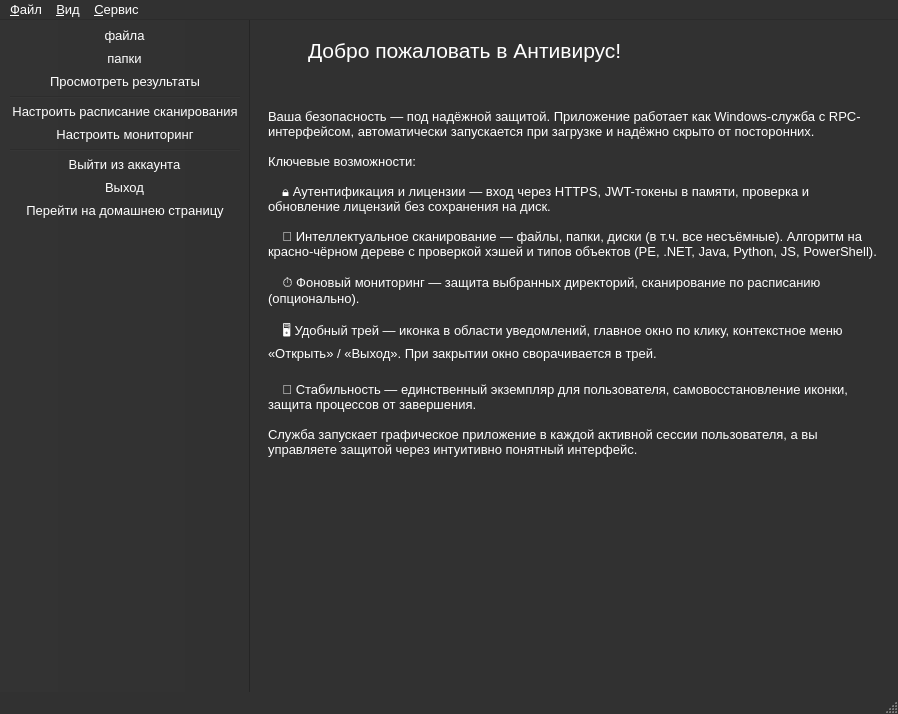
<?xml version="1.0" encoding="UTF-8"?>
<ui version="4.0">
 <class>MainWindow</class>
 <widget class="QMainWindow" name="MainWindow">
  <property name="geometry">
   <rect>
    <x>0</x>
    <y>0</y>
    <width>898</width>
    <height>714</height>
   </rect>
  </property>
  <property name="sizePolicy">
   <sizepolicy hsizetype="Fixed" vsizetype="Fixed">
    <horstretch>0</horstretch>
    <verstretch>0</verstretch>
   </sizepolicy>
  </property>
  <property name="palette">
   <palette>
    <active>
     <colorrole role="WindowText">
      <brush brushstyle="SolidPattern">
       <color alpha="255">
        <red>255</red>
        <green>255</green>
        <blue>255</blue>
       </color>
      </brush>
     </colorrole>
     <colorrole role="Button">
      <brush brushstyle="SolidPattern">
       <color alpha="255">
        <red>49</red>
        <green>49</green>
        <blue>49</blue>
       </color>
      </brush>
     </colorrole>
     <colorrole role="Light">
      <brush brushstyle="SolidPattern">
       <color alpha="255">
        <red>73</red>
        <green>73</green>
        <blue>73</blue>
       </color>
      </brush>
     </colorrole>
     <colorrole role="Midlight">
      <brush brushstyle="SolidPattern">
       <color alpha="255">
        <red>61</red>
        <green>61</green>
        <blue>61</blue>
       </color>
      </brush>
     </colorrole>
     <colorrole role="Dark">
      <brush brushstyle="SolidPattern">
       <color alpha="255">
        <red>24</red>
        <green>24</green>
        <blue>24</blue>
       </color>
      </brush>
     </colorrole>
     <colorrole role="Mid">
      <brush brushstyle="SolidPattern">
       <color alpha="255">
        <red>33</red>
        <green>33</green>
        <blue>33</blue>
       </color>
      </brush>
     </colorrole>
     <colorrole role="Text">
      <brush brushstyle="SolidPattern">
       <color alpha="255">
        <red>255</red>
        <green>255</green>
        <blue>255</blue>
       </color>
      </brush>
     </colorrole>
     <colorrole role="BrightText">
      <brush brushstyle="SolidPattern">
       <color alpha="255">
        <red>255</red>
        <green>255</green>
        <blue>255</blue>
       </color>
      </brush>
     </colorrole>
     <colorrole role="ButtonText">
      <brush brushstyle="SolidPattern">
       <color alpha="255">
        <red>255</red>
        <green>255</green>
        <blue>255</blue>
       </color>
      </brush>
     </colorrole>
     <colorrole role="Base">
      <brush brushstyle="SolidPattern">
       <color alpha="255">
        <red>0</red>
        <green>0</green>
        <blue>0</blue>
       </color>
      </brush>
     </colorrole>
     <colorrole role="Window">
      <brush brushstyle="SolidPattern">
       <color alpha="255">
        <red>49</red>
        <green>49</green>
        <blue>49</blue>
       </color>
      </brush>
     </colorrole>
     <colorrole role="Shadow">
      <brush brushstyle="SolidPattern">
       <color alpha="255">
        <red>0</red>
        <green>0</green>
        <blue>0</blue>
       </color>
      </brush>
     </colorrole>
     <colorrole role="AlternateBase">
      <brush brushstyle="SolidPattern">
       <color alpha="255">
        <red>24</red>
        <green>24</green>
        <blue>24</blue>
       </color>
      </brush>
     </colorrole>
     <colorrole role="ToolTipBase">
      <brush brushstyle="SolidPattern">
       <color alpha="255">
        <red>255</red>
        <green>255</green>
        <blue>220</blue>
       </color>
      </brush>
     </colorrole>
     <colorrole role="ToolTipText">
      <brush brushstyle="SolidPattern">
       <color alpha="255">
        <red>0</red>
        <green>0</green>
        <blue>0</blue>
       </color>
      </brush>
     </colorrole>
     <colorrole role="PlaceholderText">
      <brush brushstyle="SolidPattern">
       <color alpha="127">
        <red>255</red>
        <green>255</green>
        <blue>255</blue>
       </color>
      </brush>
     </colorrole>
     <colorrole role="Accent">
      <brush brushstyle="SolidPattern">
       <color alpha="255">
        <red>0</red>
        <green>0</green>
        <blue>0</blue>
       </color>
      </brush>
     </colorrole>
    </active>
    <inactive>
     <colorrole role="WindowText">
      <brush brushstyle="SolidPattern">
       <color alpha="255">
        <red>255</red>
        <green>255</green>
        <blue>255</blue>
       </color>
      </brush>
     </colorrole>
     <colorrole role="Button">
      <brush brushstyle="SolidPattern">
       <color alpha="255">
        <red>49</red>
        <green>49</green>
        <blue>49</blue>
       </color>
      </brush>
     </colorrole>
     <colorrole role="Light">
      <brush brushstyle="SolidPattern">
       <color alpha="255">
        <red>73</red>
        <green>73</green>
        <blue>73</blue>
       </color>
      </brush>
     </colorrole>
     <colorrole role="Midlight">
      <brush brushstyle="SolidPattern">
       <color alpha="255">
        <red>61</red>
        <green>61</green>
        <blue>61</blue>
       </color>
      </brush>
     </colorrole>
     <colorrole role="Dark">
      <brush brushstyle="SolidPattern">
       <color alpha="255">
        <red>24</red>
        <green>24</green>
        <blue>24</blue>
       </color>
      </brush>
     </colorrole>
     <colorrole role="Mid">
      <brush brushstyle="SolidPattern">
       <color alpha="255">
        <red>33</red>
        <green>33</green>
        <blue>33</blue>
       </color>
      </brush>
     </colorrole>
     <colorrole role="Text">
      <brush brushstyle="SolidPattern">
       <color alpha="255">
        <red>255</red>
        <green>255</green>
        <blue>255</blue>
       </color>
      </brush>
     </colorrole>
     <colorrole role="BrightText">
      <brush brushstyle="SolidPattern">
       <color alpha="255">
        <red>255</red>
        <green>255</green>
        <blue>255</blue>
       </color>
      </brush>
     </colorrole>
     <colorrole role="ButtonText">
      <brush brushstyle="SolidPattern">
       <color alpha="255">
        <red>255</red>
        <green>255</green>
        <blue>255</blue>
       </color>
      </brush>
     </colorrole>
     <colorrole role="Base">
      <brush brushstyle="SolidPattern">
       <color alpha="255">
        <red>0</red>
        <green>0</green>
        <blue>0</blue>
       </color>
      </brush>
     </colorrole>
     <colorrole role="Window">
      <brush brushstyle="SolidPattern">
       <color alpha="255">
        <red>49</red>
        <green>49</green>
        <blue>49</blue>
       </color>
      </brush>
     </colorrole>
     <colorrole role="Shadow">
      <brush brushstyle="SolidPattern">
       <color alpha="255">
        <red>0</red>
        <green>0</green>
        <blue>0</blue>
       </color>
      </brush>
     </colorrole>
     <colorrole role="AlternateBase">
      <brush brushstyle="SolidPattern">
       <color alpha="255">
        <red>24</red>
        <green>24</green>
        <blue>24</blue>
       </color>
      </brush>
     </colorrole>
     <colorrole role="ToolTipBase">
      <brush brushstyle="SolidPattern">
       <color alpha="255">
        <red>255</red>
        <green>255</green>
        <blue>220</blue>
       </color>
      </brush>
     </colorrole>
     <colorrole role="ToolTipText">
      <brush brushstyle="SolidPattern">
       <color alpha="255">
        <red>0</red>
        <green>0</green>
        <blue>0</blue>
       </color>
      </brush>
     </colorrole>
     <colorrole role="PlaceholderText">
      <brush brushstyle="SolidPattern">
       <color alpha="127">
        <red>255</red>
        <green>255</green>
        <blue>255</blue>
       </color>
      </brush>
     </colorrole>
     <colorrole role="Accent">
      <brush brushstyle="SolidPattern">
       <color alpha="255">
        <red>0</red>
        <green>0</green>
        <blue>0</blue>
       </color>
      </brush>
     </colorrole>
    </inactive>
    <disabled>
     <colorrole role="WindowText">
      <brush brushstyle="SolidPattern">
       <color alpha="255">
        <red>24</red>
        <green>24</green>
        <blue>24</blue>
       </color>
      </brush>
     </colorrole>
     <colorrole role="Button">
      <brush brushstyle="SolidPattern">
       <color alpha="255">
        <red>49</red>
        <green>49</green>
        <blue>49</blue>
       </color>
      </brush>
     </colorrole>
     <colorrole role="Light">
      <brush brushstyle="SolidPattern">
       <color alpha="255">
        <red>73</red>
        <green>73</green>
        <blue>73</blue>
       </color>
      </brush>
     </colorrole>
     <colorrole role="Midlight">
      <brush brushstyle="SolidPattern">
       <color alpha="255">
        <red>61</red>
        <green>61</green>
        <blue>61</blue>
       </color>
      </brush>
     </colorrole>
     <colorrole role="Dark">
      <brush brushstyle="SolidPattern">
       <color alpha="255">
        <red>24</red>
        <green>24</green>
        <blue>24</blue>
       </color>
      </brush>
     </colorrole>
     <colorrole role="Mid">
      <brush brushstyle="SolidPattern">
       <color alpha="255">
        <red>33</red>
        <green>33</green>
        <blue>33</blue>
       </color>
      </brush>
     </colorrole>
     <colorrole role="Text">
      <brush brushstyle="SolidPattern">
       <color alpha="255">
        <red>24</red>
        <green>24</green>
        <blue>24</blue>
       </color>
      </brush>
     </colorrole>
     <colorrole role="BrightText">
      <brush brushstyle="SolidPattern">
       <color alpha="255">
        <red>255</red>
        <green>255</green>
        <blue>255</blue>
       </color>
      </brush>
     </colorrole>
     <colorrole role="ButtonText">
      <brush brushstyle="SolidPattern">
       <color alpha="255">
        <red>24</red>
        <green>24</green>
        <blue>24</blue>
       </color>
      </brush>
     </colorrole>
     <colorrole role="Base">
      <brush brushstyle="SolidPattern">
       <color alpha="255">
        <red>49</red>
        <green>49</green>
        <blue>49</blue>
       </color>
      </brush>
     </colorrole>
     <colorrole role="Window">
      <brush brushstyle="SolidPattern">
       <color alpha="255">
        <red>49</red>
        <green>49</green>
        <blue>49</blue>
       </color>
      </brush>
     </colorrole>
     <colorrole role="Shadow">
      <brush brushstyle="SolidPattern">
       <color alpha="255">
        <red>0</red>
        <green>0</green>
        <blue>0</blue>
       </color>
      </brush>
     </colorrole>
     <colorrole role="AlternateBase">
      <brush brushstyle="SolidPattern">
       <color alpha="255">
        <red>49</red>
        <green>49</green>
        <blue>49</blue>
       </color>
      </brush>
     </colorrole>
     <colorrole role="ToolTipBase">
      <brush brushstyle="SolidPattern">
       <color alpha="255">
        <red>255</red>
        <green>255</green>
        <blue>220</blue>
       </color>
      </brush>
     </colorrole>
     <colorrole role="ToolTipText">
      <brush brushstyle="SolidPattern">
       <color alpha="255">
        <red>0</red>
        <green>0</green>
        <blue>0</blue>
       </color>
      </brush>
     </colorrole>
     <colorrole role="PlaceholderText">
      <brush brushstyle="SolidPattern">
       <color alpha="127">
        <red>24</red>
        <green>24</green>
        <blue>24</blue>
       </color>
      </brush>
     </colorrole>
     <colorrole role="Accent">
      <brush brushstyle="SolidPattern">
       <color alpha="255">
        <red>35</red>
        <green>35</green>
        <blue>35</blue>
       </color>
      </brush>
     </colorrole>
    </disabled>
   </palette>
  </property>
  <property name="font">
   <font>
    <family>Arial</family>
    <pointsize>10</pointsize>
   </font>
  </property>
  <property name="windowTitle">
   <string>Мое приложение</string>
  </property>
  <property name="windowIcon">
   <iconset resource="resources.qrc">
    <normaloff>:/rec/resources/appIcon.png</normaloff>:/rec/resources/appIcon.png</iconset>
  </property>
  <property name="iconSize">
   <size>
    <width>128</width>
    <height>128</height>
   </size>
  </property>
  <widget class="QWidget" name="centralwidget">
   <layout class="QHBoxLayout" name="horizontalLayout">
    <item>
     <widget class="QStackedWidget" name="stackedWidget">
      <property name="currentIndex">
       <number>1</number>
      </property>
      <widget class="QWidget" name="pageTable">
       <layout class="QVBoxLayout" name="verticalLayout">
        <item>
         <widget class="QTableWidget" name="tableWidget">
          <property name="editTriggers">
           <set>QAbstractItemView::EditTrigger::NoEditTriggers</set>
          </property>
          <property name="tabKeyNavigation">
           <bool>true</bool>
          </property>
          <property name="showDropIndicator" stdset="0">
           <bool>true</bool>
          </property>
          <property name="dragEnabled">
           <bool>false</bool>
          </property>
          <property name="textElideMode">
           <enum>Qt::TextElideMode::ElideLeft</enum>
          </property>
          <property name="showGrid">
           <bool>true</bool>
          </property>
          <property name="gridStyle">
           <enum>Qt::PenStyle::SolidLine</enum>
          </property>
          <attribute name="horizontalHeaderVisible">
           <bool>true</bool>
          </attribute>
          <attribute name="horizontalHeaderCascadingSectionResizes">
           <bool>false</bool>
          </attribute>
          <attribute name="horizontalHeaderHighlightSections">
           <bool>true</bool>
          </attribute>
          <attribute name="horizontalHeaderShowSortIndicator" stdset="0">
           <bool>false</bool>
          </attribute>
          <attribute name="horizontalHeaderStretchLastSection">
           <bool>true</bool>
          </attribute>
          <attribute name="verticalHeaderVisible">
           <bool>false</bool>
          </attribute>
          <attribute name="verticalHeaderCascadingSectionResizes">
           <bool>false</bool>
          </attribute>
          <attribute name="verticalHeaderShowSortIndicator" stdset="0">
           <bool>false</bool>
          </attribute>
          <attribute name="verticalHeaderStretchLastSection">
           <bool>false</bool>
          </attribute>
          <row>
           <property name="text">
            <string>пвапв</string>
           </property>
          </row>
          <row>
           <property name="text">
            <string>Новая строка</string>
           </property>
          </row>
          <row>
           <property name="text">
            <string>Новая строка</string>
           </property>
          </row>
          <row>
           <property name="text">
            <string>Новая строка</string>
           </property>
          </row>
          <row>
           <property name="text">
            <string>Новая строка</string>
           </property>
          </row>
          <row>
           <property name="text">
            <string>Новая строка</string>
           </property>
          </row>
          <row>
           <property name="text">
            <string>Новая строка</string>
           </property>
          </row>
          <column>
           <property name="text">
            <string>№</string>
           </property>
          </column>
          <column>
           <property name="text">
            <string>Тип файла</string>
           </property>
          </column>
          <column>
           <property name="text">
            <string>Имя угрозы</string>
           </property>
          </column>
          <column>
           <property name="text">
            <string>Путь к файлу</string>
           </property>
          </column>
          <item row="0" column="0">
           <property name="text">
            <string>1</string>
           </property>
          </item>
          <item row="0" column="1">
           <property name="text">
            <string>PE</string>
           </property>
          </item>
          <item row="0" column="2">
           <property name="text">
            <string>sdfs</string>
           </property>
          </item>
          <item row="0" column="3">
           <property name="text">
            <string>file:///C:/Users/Alex/Documents/Шаблоны для презентации/Present-template.pptx</string>
           </property>
          </item>
          <item row="1" column="0">
           <property name="text">
            <string>2</string>
           </property>
          </item>
          <item row="1" column="1">
           <property name="text">
            <string>ff</string>
           </property>
          </item>
          <item row="1" column="2">
           <property name="text">
            <string>sdf</string>
           </property>
          </item>
          <item row="1" column="3">
           <property name="text">
            <string>file:///C:/Users/Alex/Documents/Шаблоны для презентации/Present-template.pptx</string>
           </property>
          </item>
          <item row="2" column="0">
           <property name="text">
            <string>3</string>
           </property>
          </item>
          <item row="2" column="1">
           <property name="text">
            <string>dfdf</string>
           </property>
          </item>
          <item row="2" column="2">
           <property name="text">
            <string>выавыа</string>
           </property>
          </item>
          <item row="2" column="3">
           <property name="text">
            <string>file:///C:/Users/Alex/Documents/Шаблоны для презентации/Present-template.pptx</string>
           </property>
          </item>
          <item row="3" column="0">
           <property name="text">
            <string>4</string>
           </property>
          </item>
          <item row="3" column="1">
           <property name="text">
            <string>ываыва</string>
           </property>
          </item>
          <item row="3" column="2">
           <property name="text">
            <string>выаыва</string>
           </property>
          </item>
          <item row="3" column="3">
           <property name="text">
            <string>file:///C:/Users/Alex/Documents/Шаблоны для презентации/Present-template.pptx</string>
           </property>
          </item>
          <item row="4" column="0">
           <property name="text">
            <string>5</string>
           </property>
          </item>
          <item row="4" column="1">
           <property name="text">
            <string>fdf</string>
           </property>
          </item>
          <item row="4" column="2">
           <property name="text">
            <string>sdfdsf</string>
           </property>
          </item>
          <item row="4" column="3">
           <property name="text">
            <string>file:///C:/Users/Alex/Documents/Шаблоны для презентации/Present-template.pptx</string>
           </property>
          </item>
          <item row="5" column="0">
           <property name="text">
            <string>6</string>
           </property>
          </item>
          <item row="5" column="1">
           <property name="text">
            <string>fdf</string>
           </property>
          </item>
          <item row="5" column="2">
           <property name="text">
            <string>sddsf</string>
           </property>
          </item>
          <item row="5" column="3">
           <property name="text">
            <string>file:///C:/Users/Alex/Documents/Шаблоны для презентации/Present-template.pptx</string>
           </property>
          </item>
          <item row="6" column="0">
           <property name="text">
            <string>7</string>
           </property>
          </item>
          <item row="6" column="1">
           <property name="text">
            <string>df</string>
           </property>
          </item>
          <item row="6" column="2">
           <property name="text">
            <string>sdfsdf</string>
           </property>
          </item>
          <item row="6" column="3">
           <property name="text">
            <string>file:///C:/Users/Alex/Documents/Шаблоны для презентации/Present-template.pptx</string>
           </property>
          </item>
         </widget>
        </item>
       </layout>
      </widget>
      <widget class="QWidget" name="pageWelcome">
       <layout class="QVBoxLayout" name="verticalLayout_6">
        <item>
         <layout class="QHBoxLayout" name="horizontalLayout_7">
          <item>
           <spacer name="horizontalSpacer_4">
            <property name="orientation">
             <enum>Qt::Orientation::Horizontal</enum>
            </property>
            <property name="sizeType">
             <enum>QSizePolicy::Policy::Minimum</enum>
            </property>
            <property name="sizeHint" stdset="0">
             <size>
              <width>40</width>
              <height>20</height>
             </size>
            </property>
           </spacer>
          </item>
          <item>
           <widget class="QLabel" name="label_6">
            <property name="font">
             <font>
              <family>Arial</family>
              <pointsize>16</pointsize>
             </font>
            </property>
            <property name="text">
             <string>Добро пожаловать в Антивирус!</string>
            </property>
           </widget>
          </item>
          <item>
           <spacer name="horizontalSpacer_5">
            <property name="orientation">
             <enum>Qt::Orientation::Horizontal</enum>
            </property>
            <property name="sizeHint" stdset="0">
             <size>
              <width>40</width>
              <height>20</height>
             </size>
            </property>
           </spacer>
          </item>
         </layout>
        </item>
        <item>
         <spacer name="verticalSpacer_6">
          <property name="orientation">
           <enum>Qt::Orientation::Vertical</enum>
          </property>
          <property name="sizeType">
           <enum>QSizePolicy::Policy::Minimum</enum>
          </property>
          <property name="sizeHint" stdset="0">
           <size>
            <width>20</width>
            <height>40</height>
           </size>
          </property>
         </spacer>
        </item>
        <item>
         <widget class="QLabel" name="label_7">
          <property name="text">
           <string>Ваша безопасность — под надёжной защитой. Приложение работает как Windows-служба с RPC-интерфейсом, автоматически запускается при загрузке и надёжно скрыто от посторонних.

Ключевые возможности:

    🔒 Аутентификация и лицензии — вход через HTTPS, JWT-токены в памяти, проверка и обновление лицензий без сохранения на диск.

    🧠 Интеллектуальное сканирование — файлы, папки, диски (в т.ч. все несъёмные). Алгоритм на красно-чёрном дереве с проверкой хэшей и типов объектов (PE, .NET, Java, Python, JS, PowerShell).

    ⏱️ Фоновый мониторинг — защита выбранных директорий, сканирование по расписанию (опционально).

    🖥️ Удобный трей — иконка в области уведомлений, главное окно по клику, контекстное меню «Открыть» / «Выход». При закрытии окно сворачивается в трей.

    🚀 Стабильность — единственный экземпляр для пользователя, самовосстановление иконки, защита процессов от завершения.

Служба запускает графическое приложение в каждой активной сессии пользователя, а вы управляете защитой через интуитивно понятный интерфейс.</string>
          </property>
          <property name="textFormat">
           <enum>Qt::TextFormat::PlainText</enum>
          </property>
          <property name="scaledContents">
           <bool>false</bool>
          </property>
          <property name="alignment">
           <set>Qt::AlignmentFlag::AlignLeading|Qt::AlignmentFlag::AlignLeft|Qt::AlignmentFlag::AlignVCenter</set>
          </property>
          <property name="wordWrap">
           <bool>true</bool>
          </property>
          <property name="margin">
           <number>0</number>
          </property>
          <property name="indent">
           <number>-1</number>
          </property>
          <property name="openExternalLinks">
           <bool>false</bool>
          </property>
         </widget>
        </item>
        <item>
         <spacer name="verticalSpacer_5">
          <property name="orientation">
           <enum>Qt::Orientation::Vertical</enum>
          </property>
          <property name="sizeHint" stdset="0">
           <size>
            <width>20</width>
            <height>166</height>
           </size>
          </property>
         </spacer>
        </item>
       </layout>
      </widget>
      <widget class="QWidget" name="pageSchedule">
       <layout class="QVBoxLayout" name="verticalLayout_5">
        <item>
         <layout class="QHBoxLayout" name="horizontalLayout_2">
          <item>
           <spacer name="horizontalSpacer">
            <property name="orientation">
             <enum>Qt::Orientation::Horizontal</enum>
            </property>
            <property name="sizeType">
             <enum>QSizePolicy::Policy::Minimum</enum>
            </property>
            <property name="sizeHint" stdset="0">
             <size>
              <width>40</width>
              <height>20</height>
             </size>
            </property>
           </spacer>
          </item>
          <item>
           <widget class="QLabel" name="label">
            <property name="font">
             <font>
              <family>Arial</family>
              <pointsize>16</pointsize>
             </font>
            </property>
            <property name="text">
             <string>Настройка мониторинка по расписанию</string>
            </property>
           </widget>
          </item>
          <item>
           <spacer name="horizontalSpacer_2">
            <property name="orientation">
             <enum>Qt::Orientation::Horizontal</enum>
            </property>
            <property name="sizeHint" stdset="0">
             <size>
              <width>40</width>
              <height>20</height>
             </size>
            </property>
           </spacer>
          </item>
         </layout>
        </item>
        <item>
         <spacer name="verticalSpacer_4">
          <property name="orientation">
           <enum>Qt::Orientation::Vertical</enum>
          </property>
          <property name="sizeType">
           <enum>QSizePolicy::Policy::Minimum</enum>
          </property>
          <property name="sizeHint" stdset="0">
           <size>
            <width>20</width>
            <height>40</height>
           </size>
          </property>
         </spacer>
        </item>
        <item>
         <layout class="QHBoxLayout" name="horizontalLayout_6">
          <item>
           <layout class="QVBoxLayout" name="verticalLayout_4">
            <item>
             <spacer name="verticalSpacer_2">
              <property name="orientation">
               <enum>Qt::Orientation::Vertical</enum>
              </property>
              <property name="sizeHint" stdset="0">
               <size>
                <width>20</width>
                <height>40</height>
               </size>
              </property>
             </spacer>
            </item>
            <item>
             <layout class="QVBoxLayout" name="verticalLayout_2">
              <item>
               <layout class="QHBoxLayout" name="horizontalLayout_3">
                <item>
                 <widget class="QLabel" name="label_2">
                  <property name="text">
                   <string>Укажите папки для сканирования</string>
                  </property>
                 </widget>
                </item>
                <item>
                 <widget class="QPushButton" name="cmdFindFloders">
                  <property name="toolTip">
                   <string>&lt;html&gt;&lt;head/&gt;&lt;body&gt;&lt;p&gt;Выбор папок&lt;/p&gt;&lt;/body&gt;&lt;/html&gt;</string>
                  </property>
                  <property name="text">
                   <string/>
                  </property>
                  <property name="icon">
                   <iconset theme="folder-new"/>
                  </property>
                 </widget>
                </item>
                <item>
                 <spacer name="horizontalSpacer_3">
                  <property name="orientation">
                   <enum>Qt::Orientation::Horizontal</enum>
                  </property>
                  <property name="sizeHint" stdset="0">
                   <size>
                    <width>40</width>
                    <height>20</height>
                   </size>
                  </property>
                 </spacer>
                </item>
               </layout>
              </item>
              <item>
               <layout class="QHBoxLayout" name="horizontalLayout_4">
                <item>
                 <widget class="QLabel" name="label_4">
                  <property name="text">
                   <string>Выберете время сканирования</string>
                  </property>
                 </widget>
                </item>
                <item>
                 <widget class="QTimeEdit" name="timeEdit"/>
                </item>
               </layout>
              </item>
              <item>
               <layout class="QHBoxLayout" name="horizontalLayout_5">
                <item>
                 <widget class="QLabel" name="label_5">
                  <property name="text">
                   <string>Выберете интервал</string>
                  </property>
                 </widget>
                </item>
                <item>
                 <widget class="QComboBox" name="comboBox">
                  <item>
                   <property name="text">
                    <string>Ежедневно</string>
                   </property>
                  </item>
                  <item>
                   <property name="text">
                    <string>Ежемесячно</string>
                   </property>
                  </item>
                  <item>
                   <property name="text">
                    <string>Ежечастно</string>
                   </property>
                  </item>
                  <item>
                   <property name="text">
                    <string>Еженедельно</string>
                   </property>
                  </item>
                 </widget>
                </item>
               </layout>
              </item>
             </layout>
            </item>
            <item>
             <spacer name="verticalSpacer">
              <property name="orientation">
               <enum>Qt::Orientation::Vertical</enum>
              </property>
              <property name="sizeHint" stdset="0">
               <size>
                <width>20</width>
                <height>40</height>
               </size>
              </property>
             </spacer>
            </item>
           </layout>
          </item>
          <item>
           <layout class="QVBoxLayout" name="verticalLayout_3">
            <item>
             <widget class="QLabel" name="label_3">
              <property name="text">
               <string>Выбранные папки</string>
              </property>
             </widget>
            </item>
            <item>
             <widget class="QListWidget" name="listWidget"/>
            </item>
           </layout>
          </item>
         </layout>
        </item>
        <item>
         <spacer name="verticalSpacer_3">
          <property name="orientation">
           <enum>Qt::Orientation::Vertical</enum>
          </property>
          <property name="sizeHint" stdset="0">
           <size>
            <width>20</width>
            <height>140</height>
           </size>
          </property>
         </spacer>
        </item>
       </layout>
      </widget>
     </widget>
    </item>
   </layout>
  </widget>
  <widget class="QMenuBar" name="menubar">
   <property name="geometry">
    <rect>
     <x>0</x>
     <y>0</y>
     <width>898</width>
     <height>33</height>
    </rect>
   </property>
   <widget class="QMenu" name="menuVid">
    <property name="title">
     <string>&amp;Вид</string>
    </property>
    <addaction name="actionShowToolbar"/>
   </widget>
   <widget class="QMenu" name="menuServise">
    <property name="title">
     <string>&amp;Сервис</string>
    </property>
    <widget class="QMenu" name="menuScan">
     <property name="title">
      <string>Сканирование</string>
     </property>
     <property name="icon">
      <iconset theme="scanner"/>
     </property>
     <addaction name="actionScanFile"/>
     <addaction name="actionScanFloder"/>
    </widget>
    <widget class="QMenu" name="menu">
     <property name="title">
      <string>Мониторинг</string>
     </property>
     <property name="icon">
      <iconset theme="system-search"/>
     </property>
     <addaction name="actionMonitoring"/>
     <addaction name="actionViwieMonitoring"/>
    </widget>
    <addaction name="menuScan"/>
    <addaction name="separator"/>
    <addaction name="actionTaskSchedule"/>
    <addaction name="menu"/>
   </widget>
   <widget class="QMenu" name="menuFile">
    <property name="title">
     <string>&amp;Файл</string>
    </property>
    <addaction name="actionLogout"/>
    <addaction name="separator"/>
    <addaction name="actionExit"/>
   </widget>
   <addaction name="menuFile"/>
   <addaction name="menuVid"/>
   <addaction name="menuServise"/>
  </widget>
  <widget class="QStatusBar" name="statusbar">
   <property name="accessibleName">
    <string/>
   </property>
  </widget>
  <widget class="QToolBar" name="toolBar">
   <property name="sizePolicy">
    <sizepolicy hsizetype="Fixed" vsizetype="Preferred">
     <horstretch>0</horstretch>
     <verstretch>0</verstretch>
    </sizepolicy>
   </property>
   <property name="cursor">
    <cursorShape>PointingHandCursor</cursorShape>
   </property>
   <property name="windowTitle">
    <string>toolBar</string>
   </property>
   <property name="movable">
    <bool>false</bool>
   </property>
   <property name="allowedAreas">
    <set>Qt::ToolBarArea::AllToolBarAreas</set>
   </property>
   <property name="iconSize">
    <size>
     <width>30</width>
     <height>30</height>
    </size>
   </property>
   <property name="floatable">
    <bool>true</bool>
   </property>
   <attribute name="toolBarArea">
    <enum>LeftToolBarArea</enum>
   </attribute>
   <attribute name="toolBarBreak">
    <bool>false</bool>
   </attribute>
   <addaction name="actionScanFile"/>
   <addaction name="actionScanFloder"/>
   <addaction name="actionViwieMonitoring"/>
   <addaction name="separator"/>
   <addaction name="actionTaskSchedule"/>
   <addaction name="actionMonitoring"/>
   <addaction name="separator"/>
   <addaction name="actionLogout"/>
   <addaction name="actionExit"/>
   <addaction name="actionGoHome"/>
  </widget>
  <action name="actionExit">
   <property name="icon">
    <iconset theme="edit-clear"/>
   </property>
   <property name="text">
    <string>Выход</string>
   </property>
   <property name="shortcut">
    <string>Ctrl+Q</string>
   </property>
  </action>
  <action name="actionLogout">
   <property name="icon">
    <iconset theme="system-log-out"/>
   </property>
   <property name="text">
    <string>Выйти из аккаунта</string>
   </property>
   <property name="shortcut">
    <string>Ctrl+L</string>
   </property>
  </action>
  <action name="actionScanFile">
   <property name="icon">
    <iconset theme="document-open"/>
   </property>
   <property name="text">
    <string>файла</string>
   </property>
   <property name="toolTip">
    <string>Сканировать файл</string>
   </property>
   <property name="shortcut">
    <string>Ctrl+1</string>
   </property>
  </action>
  <action name="actionScanFloder">
   <property name="icon">
    <iconset theme="folder-open"/>
   </property>
   <property name="text">
    <string>папки</string>
   </property>
   <property name="toolTip">
    <string>Сканировать папку</string>
   </property>
   <property name="shortcut">
    <string>Ctrl+2</string>
   </property>
  </action>
  <action name="actionShowToolbar">
   <property name="checkable">
    <bool>true</bool>
   </property>
   <property name="checked">
    <bool>true</bool>
   </property>
   <property name="text">
    <string>Показать панель инструментов</string>
   </property>
  </action>
  <action name="actionTaskSchedule">
   <property name="icon">
    <iconset theme="document-open-recent"/>
   </property>
   <property name="text">
    <string>Настроить расписание сканирования</string>
   </property>
   <property name="shortcut">
    <string>Ctrl+3</string>
   </property>
  </action>
  <action name="actionMonitoring">
   <property name="icon">
    <iconset theme="applications-development"/>
   </property>
   <property name="text">
    <string>Настроить мониторинг</string>
   </property>
   <property name="shortcut">
    <string>Ctrl+4</string>
   </property>
  </action>
  <action name="actionViwieMonitoring">
   <property name="icon">
    <iconset theme="window-new"/>
   </property>
   <property name="text">
    <string>Просмотреть результаты</string>
   </property>
   <property name="toolTip">
    <string>Просмотреть результаты мониторинга</string>
   </property>
   <property name="shortcut">
    <string>Ctrl+5</string>
   </property>
  </action>
  <action name="actionGoHome">
   <property name="icon">
    <iconset theme="help-about"/>
   </property>
   <property name="text">
    <string>Перейти на домашнею страницу</string>
   </property>
   <property name="menuRole">
    <enum>QAction::MenuRole::NoRole</enum>
   </property>
  </action>
 </widget>
 <resources>
  <include location="resources.qrc"/>
 </resources>
 <connections>
  <connection>
   <sender>toolBar</sender>
   <signal>visibilityChanged(bool)</signal>
   <receiver>actionShowToolbar</receiver>
   <slot>setChecked(bool)</slot>
   <hints>
    <hint type="sourcelabel">
     <x>69</x>
     <y>272</y>
    </hint>
    <hint type="destinationlabel">
     <x>-1</x>
     <y>-1</y>
    </hint>
   </hints>
  </connection>
  <connection>
   <sender>actionShowToolbar</sender>
   <signal>toggled(bool)</signal>
   <receiver>toolBar</receiver>
   <slot>setVisible(bool)</slot>
   <hints>
    <hint type="sourcelabel">
     <x>-1</x>
     <y>-1</y>
    </hint>
    <hint type="destinationlabel">
     <x>69</x>
     <y>272</y>
    </hint>
   </hints>
  </connection>
 </connections>
</ui>
